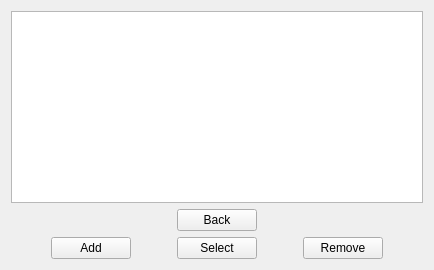
       <widget class="QWidget" name="page_character">
        <property name="styleSheet">
         <string notr="true">#page_character{background-image: url(:/images/background.jpg);}</string>
        </property>
        <layout class="QVBoxLayout" name="verticalLayout_34">
         <item>
          <widget class="QListWidget" name="characterEntryList">
           <property name="iconSize">
            <size>
             <width>80</width>
             <height>80</height>
            </size>
           </property>
           <property name="uniformItemSizes">
            <bool>true</bool>
           </property>
          </widget>
         </item>
         <item>
          <layout class="QHBoxLayout" name="horizontalLayout_57">
           <item>
            <spacer name="horizontalSpacer_53">
             <property name="orientation">
              <enum>Qt::Orientation::Horizontal</enum>
             </property>
             <property name="sizeHint" stdset="0">
              <size>
               <width>40</width>
               <height>20</height>
              </size>
             </property>
            </spacer>
           </item>
           <item>
            <widget class="QPushButton" name="character_back">
             <property name="text">
              <string>Back</string>
             </property>
            </widget>
           </item>
           <item>
            <spacer name="horizontalSpacer_54">
             <property name="orientation">
              <enum>Qt::Orientation::Horizontal</enum>
             </property>
             <property name="sizeHint" stdset="0">
              <size>
               <width>40</width>
               <height>20</height>
              </size>
             </property>
            </spacer>
           </item>
          </layout>
         </item>
         <item>
          <layout class="QHBoxLayout" name="horizontalLayout_15">
           <item>
            <spacer name="horizontalSpacer_50">
             <property name="orientation">
              <enum>Qt::Orientation::Horizontal</enum>
             </property>
             <property name="sizeHint" stdset="0">
              <size>
               <width>40</width>
               <height>20</height>
              </size>
             </property>
            </spacer>
           </item>
           <item>
            <widget class="QPushButton" name="character_add">
             <property name="text">
              <string>Add</string>
             </property>
            </widget>
           </item>
           <item>
            <spacer name="horizontalSpacer_4">
             <property name="orientation">
              <enum>Qt::Orientation::Horizontal</enum>
             </property>
             <property name="sizeHint" stdset="0">
              <size>
               <width>40</width>
               <height>20</height>
              </size>
             </property>
            </spacer>
           </item>
           <item>
            <widget class="QPushButton" name="character_select">
             <property name="text">
              <string>Select</string>
             </property>
            </widget>
           </item>
           <item>
            <spacer name="horizontalSpacer_51">
             <property name="orientation">
              <enum>Qt::Orientation::Horizontal</enum>
             </property>
             <property name="sizeHint" stdset="0">
              <size>
               <width>40</width>
               <height>20</height>
              </size>
             </property>
            </spacer>
           </item>
           <item>
            <widget class="QPushButton" name="character_remove">
             <property name="text">
              <string>Remove</string>
             </property>
            </widget>
           </item>
           <item>
            <spacer name="horizontalSpacer_52">
             <property name="orientation">
              <enum>Qt::Orientation::Horizontal</enum>
             </property>
             <property name="sizeHint" stdset="0">
              <size>
               <width>40</width>
               <height>20</height>
              </size>
             </property>
            </spacer>
           </item>
          </layout>
         </item>
        </layout>
       </widget>
